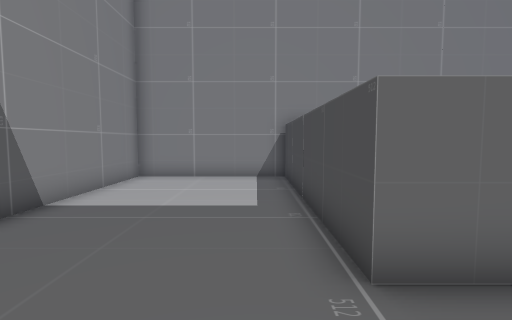
View 1 (above)

16 first-person views from a walk through a 3-D level made in the Unity game engine. The camera is 1.4 m above the floor, tilts 4° down and sees 85° across. The floor is counted in squares, 1 m on a side. Each view is taken from the middle of a square. On the plan, view 1 faces up. The plan holds only what a view shows up to about 14 squares ahead; the rest is blank.

View 2
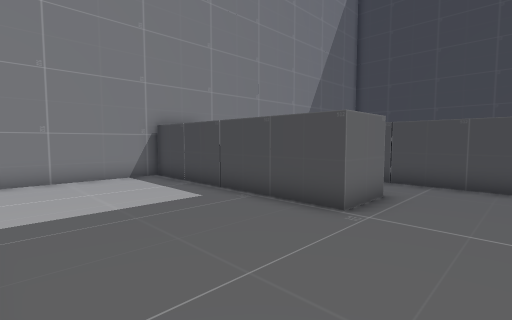

View 3
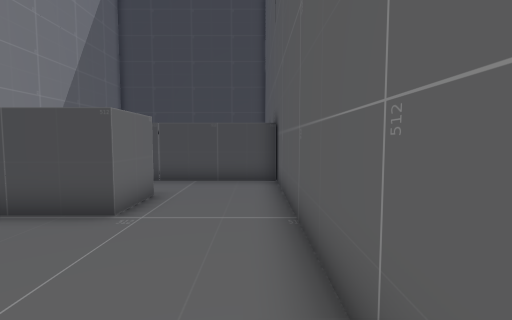

View 4
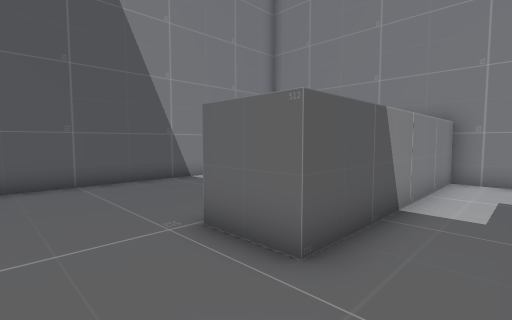

View 5
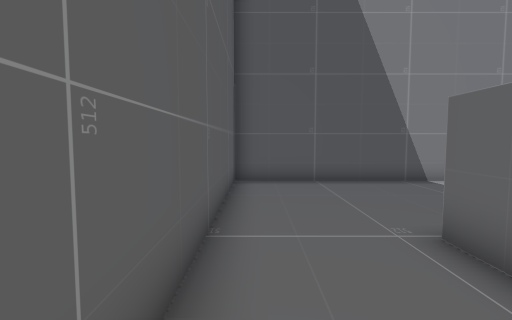

View 6
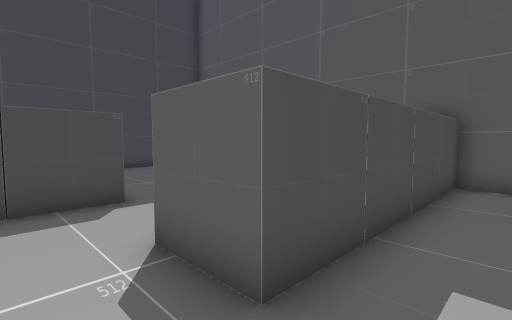

View 7
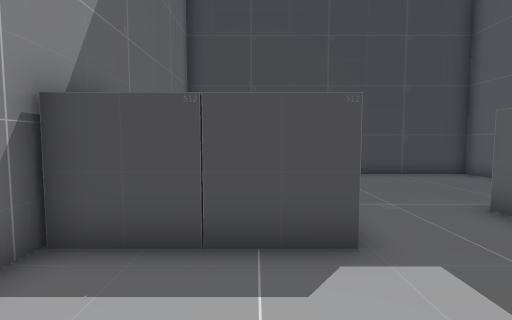

View 8
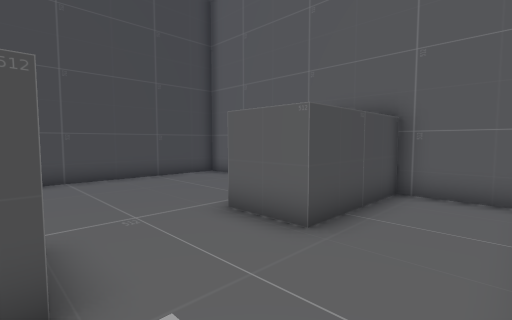

View 9
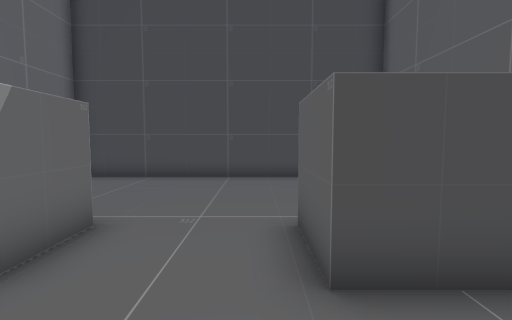

View 10
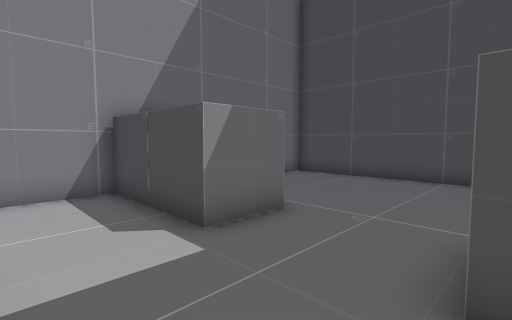

View 11
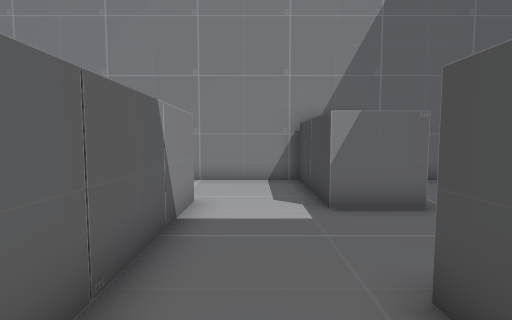

View 12
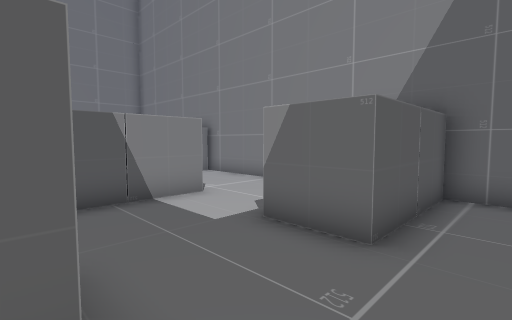

View 13
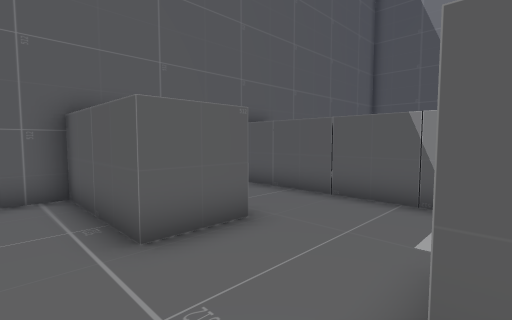

View 14
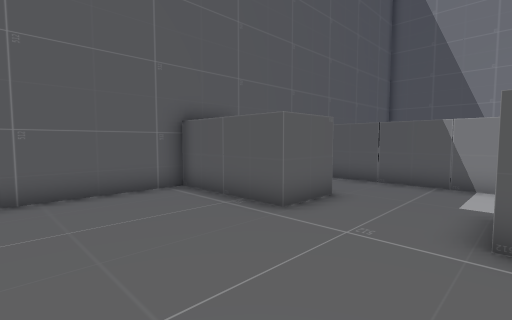

View 15
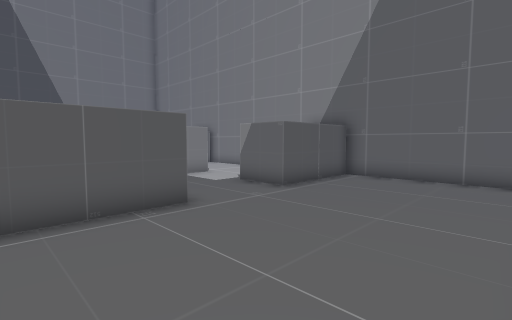

View 16
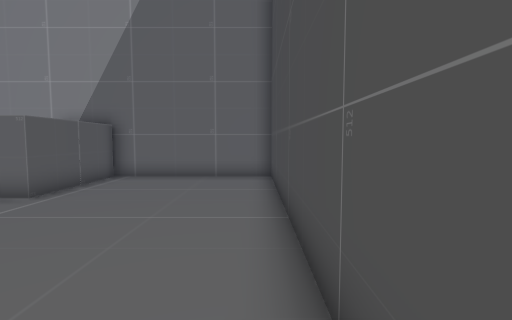

### Floor plan
Points are (right, up) in squares from view 1. A wall is a line through its corners. A room is listed if a view was taken in it or the views show most of it. See-through windows are left out.
Room 1 (views 1, 2, 3, 4, 5)
walls: (3.1, 2.6) (1.1, 2.6) (1.1, 10.8) (-4.6, 10.8) (-4.6, -0.7) (5.6, -0.7) (5.6, 1.5)
ways out: opening at (4, 1.3) to room 2
Room 2 (views 6, 7, 8, 9, 10, 11, 12, 13, 14, 15, 16)
walls: (8.3, -0.7) (10.5, -0.7) (10.5, 3.3) (12.5, 3.3) (12.5, -0.7) (18.6, -0.7) (18.6, 10.8) (12.5, 10.8) (12.5, 6.7) (10.5, 6.7) (10.5, 10.8) (2.9, 10.8); (5.6, 1.5) (5.6, 7.4) (7.6, 7.4) (7.6, 0.2); (3.1, 10.8) (3.1, 2.6)
ways out: opening at (4, 1.3) to room 1

Positions as (right, up) in squares from view 1, and headings:
1: (0, 0), facing up
2: (-4, 0), facing up-right
3: (-4, 0), facing right
4: (5, 0), facing up-left
5: (5, 0), facing left
6: (4, 9), facing down-right
7: (7, 8), facing right
8: (8, 7), facing down-right
9: (8, 4), facing right
10: (8, 3), facing up-right
11: (9, 1), facing up
12: (14, 3), facing up-left
13: (14, 7), facing down-left
14: (17, 7), facing down-left
15: (18, 0), facing up-left
16: (18, 0), facing up
